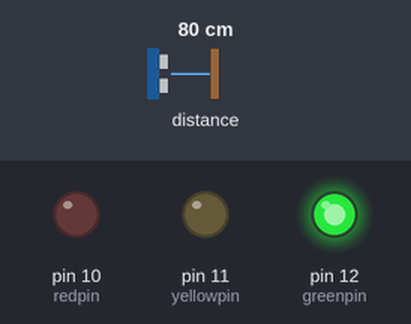
A sketch run on a simulated Arduino Uno, built with avr-gcc and run on an emulated ATmega328P. Shown: output pins drawn as LEDs (lit = HIGH). The inputs (shaded band) are chosen by the test bench; at power-on: distance to the obstacle 80 cm.

Above: at 1.2 s.
1.3 s: distance to the obstacle set to 67 cm
2.8 s: distance to the obstacle set to 58 cm
At 4.0 s:
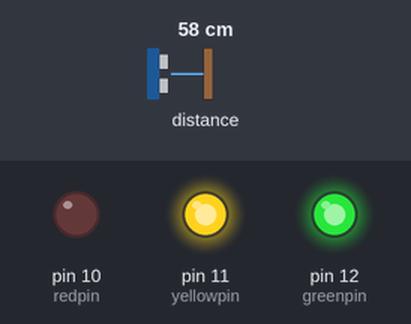
4.3 s: distance to the obstacle set to 50 cm
5.8 s: distance to the obstacle set to 41 cm
At 6.1 s:
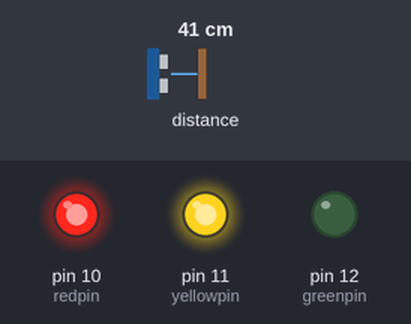
7.3 s: distance to the obstacle set to 120 cm
At 8.2 s:
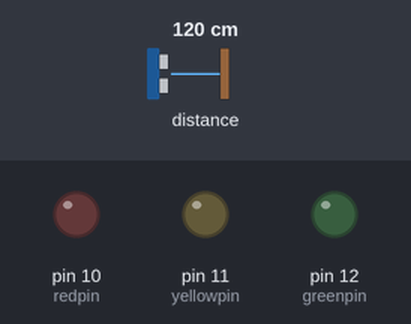
8.8 s: distance to the obstacle set to 95 cm
10.3 s: distance to the obstacle set to 87 cm
At 11.2 s:
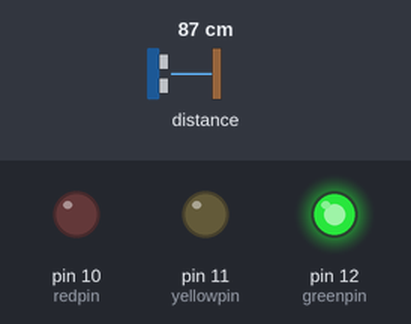
Timing chart, 0 to 12.8 s (numbered marks = the images above; inputs shaded):
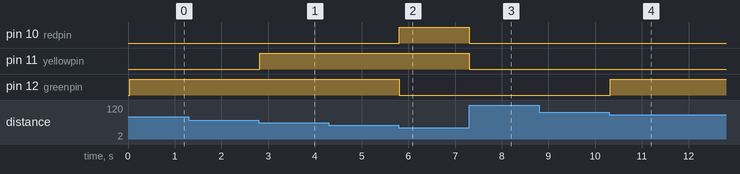

The sketch:

parking_assist.ino
```cpp
/*
 * Arduino sketch using the Adafruit version of the ST VL53L0X time of flight
 * laser distance sensor to control a red / yellow / green light to assist in
 * parking in a tight garage.
 *
 * Uses the Adafruit packaged breakout board for the VL53L0X sensor and the
 * Pololu VL53L0X library for Arduino.
 *
 * Created by Davis Whittaker on 4 May 2017
 *
 * Compiled and tested with hardware. Works nicely and is very stable.
 */

#include <Wire.h>
#include <VL53L0X.h>

// Red, yellow, green lights
#define redpin 10
#define yellowpin  11
#define greenpin  12

int distance = 2000;
int last_distance = 2000;
int ctr = 0;

VL53L0X sensor;


/****************Debug Setting********************/

// boolean debug = true;   // Set for debug on
 boolean debug = false;  // Set for debug off

void setup()
{
	if (debug) { Serial.begin(115200); } // Open serial monitor at 115200 baud to see results.
	Wire.begin();

	sensor.init();
	sensor.setTimeout(500);

	// Start continuous back-to-back mode (take readings as
	// fast as possible).  To use continuous timed mode
	// instead, provide a desired inter-measurement period in
	// ms (e.g. sensor.startContinuous(100)).
	sensor.startContinuous(100);

	// Set up R/G/B light pins
	pinMode(redpin, OUTPUT);      // Red light
	pinMode(yellowpin, OUTPUT);   // Yellow light
	pinMode(greenpin, OUTPUT);    // Red light
	// Set all lights off at start
	digitalWrite(redpin, LOW);
	digitalWrite(yellowpin, LOW);
	digitalWrite(greenpin, LOW);
}

void loop()
{
	if (debug) { Serial.println(sensor.readRangeContinuousMillimeters()); }
	if (sensor.timeoutOccurred()) {
		if (debug) { Serial.println(" TIMEOUT"); }
		distance = last_distance;
	}
	else distance = sensor.readRangeContinuousMillimeters();


	/* Check distance in several ranges and turn on appropriate lights. */
	if (distance > 1000 || distance == 0) {
		digitalWrite(greenpin, LOW);
		digitalWrite(yellowpin, LOW);
		digitalWrite(redpin, LOW);
                if (debug) { Serial.println(" OFF"); }
	}

	if (distance > 610 && distance < 915) { // Green
		greenlight();
                if (debug) { Serial.println(" Green"); }
	}

	if (distance > 460 && distance <= 610) { // Green-Yellow
		greenyellow();
                if (debug) { Serial.println(" Green-Yellow"); }
	}

	if (distance > 305 && distance <= 460) { // Yellow-Red
		yellowred();
                if (debug) { Serial.println(" Yello-Red"); }
	}

	if (distance <= 305 && distance > 203) { // Red
		redlight();
                if (debug) { Serial.println(" Red"); }
	}


	last_distance = distance;


} // End main loop


void redlight(void){
	digitalWrite(greenpin, LOW);
	digitalWrite(yellowpin, LOW);
	digitalWrite(redpin, HIGH);
}

void yellowred(void){
	digitalWrite(greenpin, LOW);
	digitalWrite(yellowpin, HIGH);
	digitalWrite(redpin, HIGH);
}

void greenyellow(void){
	digitalWrite(greenpin, HIGH);
	digitalWrite(yellowpin, HIGH);
	digitalWrite(redpin, LOW);
}

void greenlight(void){
	digitalWrite(greenpin, HIGH);
	digitalWrite(yellowpin, LOW);
	digitalWrite(redpin, LOW);
}
```

Measured:
- the behaviour switches between 62 and 61 cm on distance to the obstacle (found by bisection; images 0 and 1)
- the behaviour switches between 47 and 46 cm on distance to the obstacle (found by bisection; images 1 and 2)
- the behaviour switches between 92 and 91 cm on distance to the obstacle (found by bisection; images 3 and 4)
- after the input at 1.3 s, every drawn part: stays the same
- after the input at 2.8 s, pin 11 (yellowpin): LOW → HIGH at once
- after the input at 4.3 s, every drawn part: stays the same
- after the input at 5.8 s, pin 10 (redpin): LOW → HIGH at once; pin 12 (greenpin): HIGH → LOW at once
- after the input at 7.3 s, pin 10 (redpin), pin 11 (yellowpin): HIGH → LOW at once
- after the input at 8.8 s, every drawn part: stays the same
- after the input at 10.3 s, pin 12 (greenpin): LOW → HIGH at once
